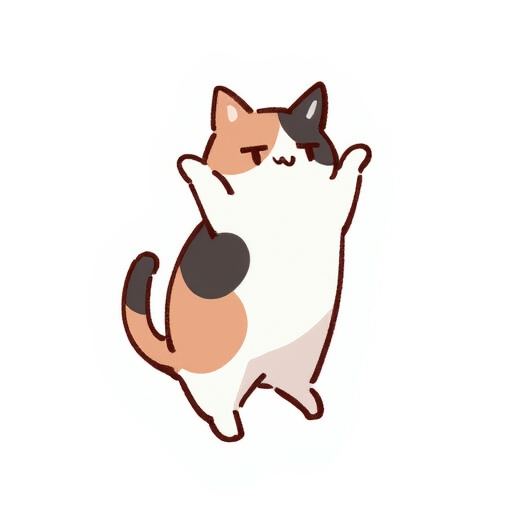
#> input picture .docs/input_cat.jpg, 512 x 512 px
$ python -i main.py   (imports and definitions only)
#> lines starting #> are read from the running program, lines starting #| are printed output that depends on the picture; after the words box and inside, x2 and y2 are one past the last pixel; in counts of white or black regions, pixels touching at a corner belong together
#> further down, picture is the input picture: PIL image 512x512 RGB; mean R, G, B 243.4, 238.7, 236.3
import numpy as np
from PIL import Image
import gradio as gr
import io

def expand_with_noise_and_crop_gradio(img, shift_pct=0.3, noise_strength=0.1, direction='bottom'):
#> called with shift_pct = 0.3, noise_strength = 0.1, direction = 'bottom'
    img = img.convert('RGB')
    w, h = img.size
#> w = 512; h = 512
    shift_w = int(w * shift_pct)
#> shift_w = 153
    shift_h = int(h * shift_pct)
#> shift_h = 153

    if direction == 'bottom':
        new_img = Image.new('RGB', (w, h + shift_h), color=(0, 0, 0))
#> new_img: PIL image 512x665 RGB; every value is 0
        new_img.paste(img, (0, 0))
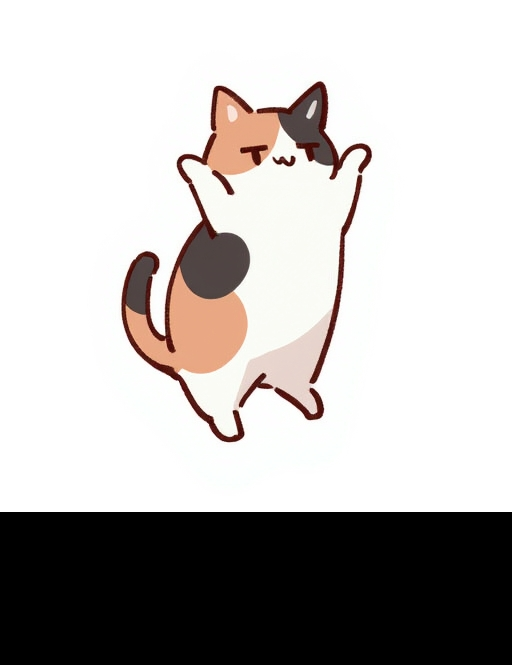
#> new_img: PIL image 512x665 RGB; mean R, G, B 187.4, 183.7, 181.9
        noise = np.random.normal(loc=127, scale=255 * noise_strength, size=(shift_h, w, 3))
        noise = np.clip(noise, 0, 255).astype(np.uint8)
        new_img.paste(Image.fromarray(noise, 'RGB'), (0, h))
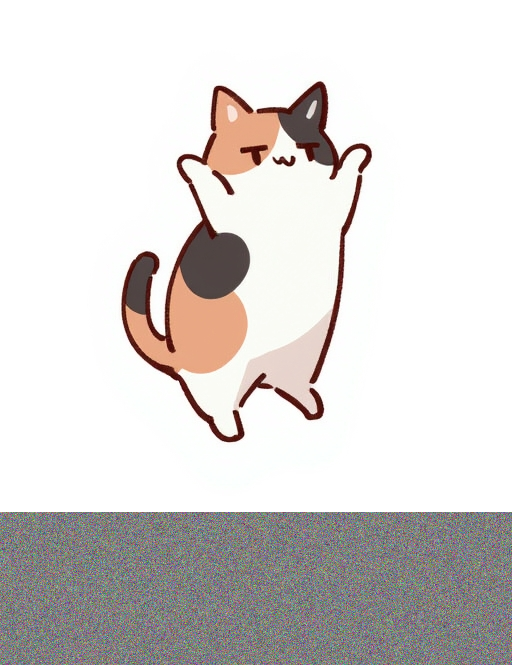
#> new_img: PIL image 512x665 RGB; mean R, G, B 216.5, 212.9, 211.1
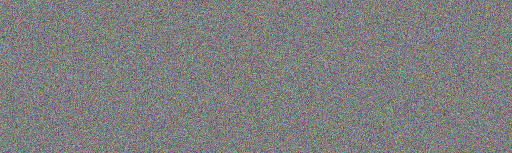
#> noise: shape (153, 512, 3); mean R, G, B 126.5, 126.6, 126.6
        cropped = new_img.crop((0, shift_h, w, shift_h + h))
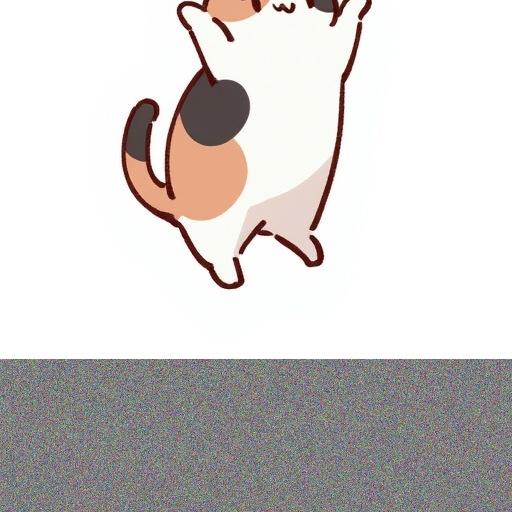
#> cropped: PIL image 512x512 RGB; mean R, G, B 207.6, 204.1, 202.1

        # 拡張領域のマスク作成（拡張領域=白、元画像=黒）
        mask = Image.new('L', (w, h), color=0)
#> mask: PIL image 512x512 L; every value is 0
        mask_array = np.array(mask)
        mask_array[h-shift_h:h] = 255
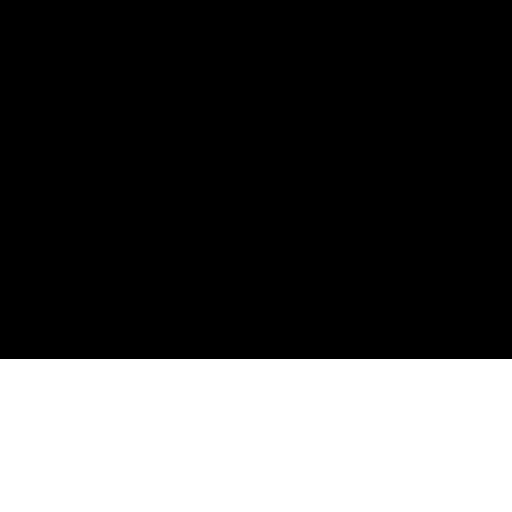
#> mask_array: shape (512, 512); 29.9% white; 1 white region, box (x1, y1, x2, y2) and area: (0, 359, 512, 512) 78336
        mask = Image.fromarray(mask_array, 'L')

    elif direction == 'top':
        new_img = Image.new('RGB', (w, h + shift_h), color=(0, 0, 0))
        new_img.paste(img, (0, shift_h))
        noise = np.random.normal(loc=127, scale=255 * noise_strength, size=(shift_h, w, 3))
        noise = np.clip(noise, 0, 255).astype(np.uint8)
        new_img.paste(Image.fromarray(noise, 'RGB'), (0, 0))
        cropped = new_img.crop((0, 0, w, h))

        # 拡張領域のマスク作成（拡張領域=白、元画像=黒）
        mask = Image.new('L', (w, h), color=0)
        mask_array = np.array(mask)
        mask_array[0:shift_h] = 255
        mask = Image.fromarray(mask_array, 'L')

    elif direction == 'right':
        new_img = Image.new('RGB', (w + shift_w, h), color=(0, 0, 0))
        new_img.paste(img, (0, 0))
        noise = np.random.normal(loc=127, scale=255 * noise_strength, size=(h, shift_w, 3))
        noise = np.clip(noise, 0, 255).astype(np.uint8)
        new_img.paste(Image.fromarray(noise, 'RGB'), (w, 0))
        cropped = new_img.crop((shift_w, 0, shift_w + w, h))

        # 拡張領域のマスク作成（拡張領域=白、元画像=黒）
        mask = Image.new('L', (w, h), color=0)
        mask_array = np.array(mask)
        mask_array[:, w-shift_w:w] = 255
        mask = Image.fromarray(mask_array, 'L')

    elif direction == 'left':
        new_img = Image.new('RGB', (w + shift_w, h), color=(0, 0, 0))
        new_img.paste(img, (shift_w, 0))
        noise = np.random.normal(loc=127, scale=255 * noise_strength, size=(h, shift_w, 3))
        noise = np.clip(noise, 0, 255).astype(np.uint8)
        new_img.paste(Image.fromarray(noise, 'RGB'), (0, 0))
        cropped = new_img.crop((0, 0, w, h))

        # 拡張領域のマスク作成（拡張領域=白、元画像=黒）
        mask = Image.new('L', (w, h), color=0)
        mask_array = np.array(mask)
        mask_array[:, 0:shift_w] = 255
        mask = Image.fromarray(mask_array, 'L')

    else:
        raise ValueError(f"Invalid direction: {direction}. Must be one of top, bottom, left, right.")

    return cropped, mask

# Gradio インターフェース定義
# [17 lines that did not run here, left out]

# [2 lines not run here, left out]

>>> from PIL import Image
>>> picture = Image.open('.docs/input_cat.jpg')
>>> result = expand_with_noise_and_crop_gradio(picture)
